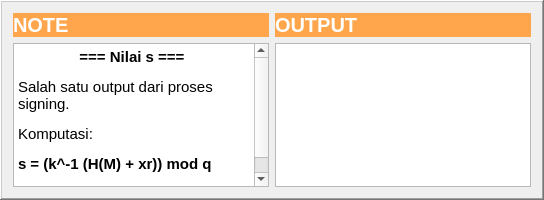
            <widget class="QFrame" name="frame_output">
             <property name="maximumSize">
              <size>
               <width>16777215</width>
               <height>200</height>
              </size>
             </property>
             <property name="frameShape">
              <enum>QFrame::WinPanel</enum>
             </property>
             <property name="frameShadow">
              <enum>QFrame::Raised</enum>
             </property>
             <layout class="QGridLayout" name="gridLayout_3">
              <item row="1" column="0">
               <layout class="QHBoxLayout" name="horizontalLayout">
                <item>
                 <layout class="QVBoxLayout" name="verticalLayout">
                  <item>
                   <widget class="QLabel" name="note">
                    <property name="font">
                     <font>
                      <pointsize>15</pointsize>
                      <weight>75</weight>
                      <bold>true</bold>
                     </font>
                    </property>
                    <property name="styleSheet">
                     <string notr="true">background-color: rgb(255, 166, 77);
color: rgb(255, 255, 255);</string>
                    </property>
                    <property name="text">
                     <string>NOTE</string>
                    </property>
                    <property name="margin">
                     <number>10</number>
                    </property>
                   </widget>
                  </item>
                  <item>
                   <widget class="QTextBrowser" name="isi_note">
                    <property name="html">
                     <string>&lt;!DOCTYPE HTML PUBLIC &quot;-//W3C//DTD HTML 4.0//EN&quot; &quot;http://www.w3.org/TR/REC-html40/strict.dtd&quot;&gt;
&lt;html&gt;&lt;head&gt;&lt;meta name=&quot;qrichtext&quot; content=&quot;1&quot; /&gt;&lt;style type=&quot;text/css&quot;&gt;
p, li { white-space: pre-wrap; }
&lt;/style&gt;&lt;/head&gt;&lt;body style=&quot; font-family:'Ubuntu'; font-size:11pt; font-weight:400; font-style:normal;&quot;&gt;
&lt;p align=&quot;center&quot; style=&quot; margin-top:12px; margin-bottom:12px; margin-left:0px; margin-right:0px; -qt-block-indent:0; text-indent:0px;&quot;&gt;&lt;span style=&quot; font-weight:600;&quot;&gt;=== Nilai s === &lt;/span&gt;&lt;/p&gt;
&lt;p style=&quot; margin-top:12px; margin-bottom:12px; margin-left:0px; margin-right:0px; -qt-block-indent:0; text-indent:0px;&quot;&gt;Salah satu output dari proses signing.&lt;/p&gt;
&lt;p style=&quot; margin-top:12px; margin-bottom:12px; margin-left:0px; margin-right:0px; -qt-block-indent:0; text-indent:0px;&quot;&gt;Komputasi: &lt;/p&gt;
&lt;p style=&quot; margin-top:12px; margin-bottom:12px; margin-left:0px; margin-right:0px; -qt-block-indent:0; text-indent:0px;&quot;&gt;&lt;span style=&quot; font-weight:600;&quot;&gt;s = (k^-1 (H(M) + xr)) mod q&lt;/span&gt;&lt;/p&gt;
&lt;p style=&quot;-qt-paragraph-type:empty; margin-top:12px; margin-bottom:12px; margin-left:0px; margin-right:0px; -qt-block-indent:0; text-indent:0px;&quot;&gt;&lt;br /&gt;&lt;/p&gt;&lt;/body&gt;&lt;/html&gt;</string>
                    </property>
                   </widget>
                  </item>
                 </layout>
                </item>
                <item>
                 <layout class="QVBoxLayout" name="verticalLayout_4">
                  <item>
                   <widget class="QLabel" name="output">
                    <property name="font">
                     <font>
                      <pointsize>15</pointsize>
                      <weight>75</weight>
                      <bold>true</bold>
                     </font>
                    </property>
                    <property name="styleSheet">
                     <string notr="true">background-color: rgb(255, 166, 77);
color: rgb(255, 255, 255);</string>
                    </property>
                    <property name="text">
                     <string>OUTPUT</string>
                    </property>
                    <property name="margin">
                     <number>10</number>
                    </property>
                   </widget>
                  </item>
                  <item>
                   <widget class="QTextBrowser" name="nilai_output"/>
                  </item>
                 </layout>
                </item>
               </layout>
              </item>
             </layout>
            </widget>
